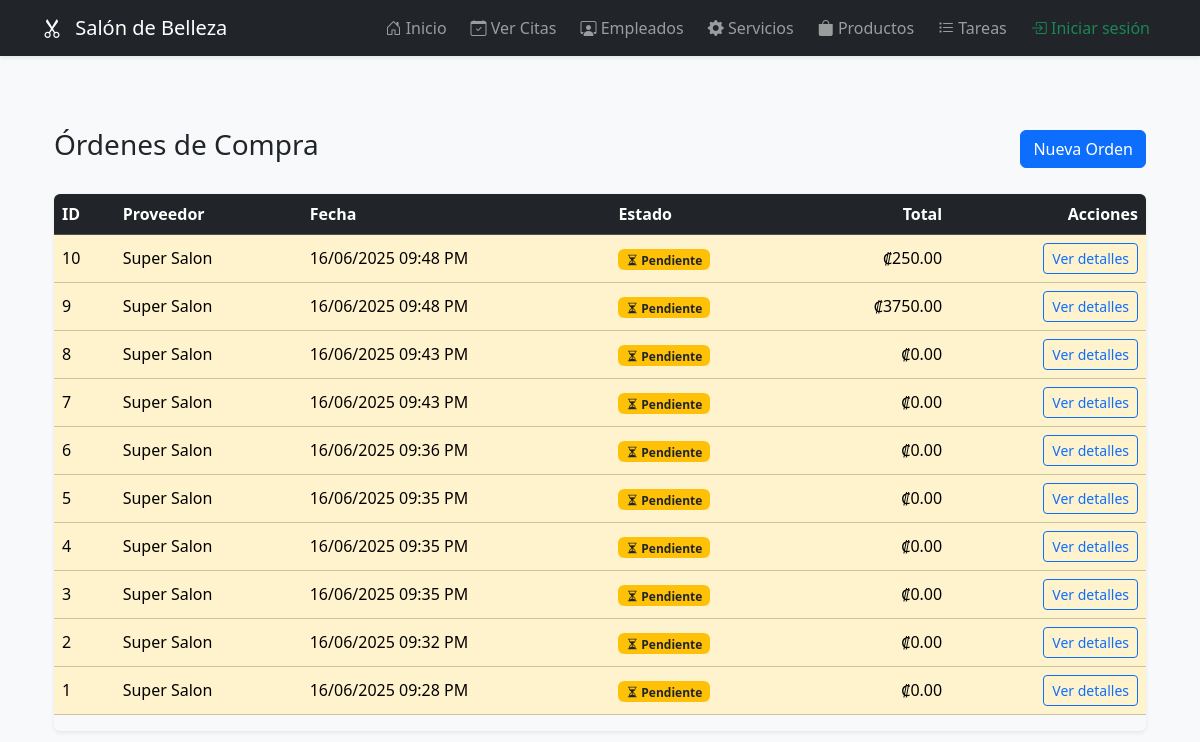
The page /ordenes on the database as committed earlier.
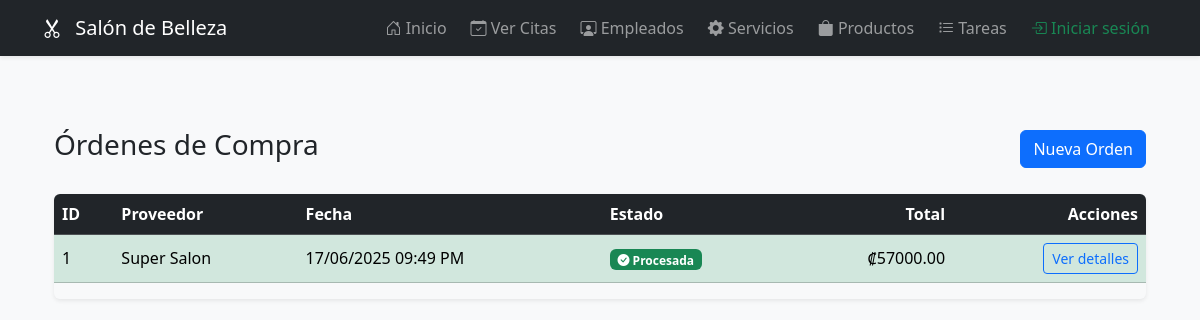
The same page on the database as committed later.
### models.py (models this page shows)
class OrdenCompra(db.Model):
    __tablename__ = 'ordenes_compra'
    id = db.Column(db.Integer, primary_key=True)
    proveedor_id = db.Column(db.Integer, db.ForeignKey('proveedores.id'), nullable=False)
    fecha_creacion = db.Column(db.DateTime, default=datetime.utcnow, nullable=False)
    estado = db.Column(db.String(50), default='pendiente')
    total = db.Column(db.Float, default=0.0)
    proveedor = db.relationship('Proveedor', backref='ordenes', lazy=True)
    detalles = db.relationship('DetalleOrdenCompra', backref='orden', lazy=True, cascade='all, delete-orphan')

class Proveedor(db.Model):
    __tablename__ = 'proveedores'  # <-- esto es clave
    id = db.Column(db.Integer, primary_key=True)
    nombre = db.Column(db.String(100), nullable=False)
    contacto = db.Column(db.String(100))
    telefono = db.Column(db.String(20))
    email = db.Column(db.String(100))
    direccion = db.Column(db.String(200))

### main.py (the view)
@app.route('/ordenes')
def listar_ordenes():
    ordenes = OrdenCompra.query.order_by(OrdenCompra.fecha_creacion.desc()).all()
    return render_template('/admin/ordenes.html', ordenes=ordenes)

### templates/admin/ordenes.html
{% extends 'admin/layout.html' %}
{% block content %}
<div class="container my-5">
  <div class="d-flex justify-content-between align-items-center mb-4">
    <h1 class="h3">Órdenes de Compra</h1>
    <a href="{{ url_for('nueva_orden') }}" class="btn btn-primary">Nueva Orden</a>
  </div>
  <div class="table-responsive shadow-sm rounded">
    <table class="table align-middle">
      <thead class="table-dark">
        <tr>
          <th>ID</th>
          <th>Proveedor</th>
          <th>Fecha</th>
          <th>Estado</th>
          <th class="text-end">Total</th>
          <th class="text-end">Acciones</th>
        </tr>
      </thead>
      <tbody>
        {% for orden in ordenes %}
          <tr
            {% if orden.estado == 'pendiente' %}
              class="table-warning"
            {% elif orden.estado == 'procesada' %}
              class="table-success"
            {% elif orden.estado == 'cancelada' %}
              class="table-danger"
            {% endif %}
          >
            <td>{{ orden.id }}</td>
            <td>{{ orden.proveedor.nombre }}</td>
            <td>{{ orden.fecha_creacion.strftime('%d/%m/%Y %I:%M %p') }}</td>
            <td>
              {% if orden.estado == 'pendiente' %}
                <span class="badge bg-warning text-dark"><i class="bi bi-hourglass-split"></i> Pendiente</span>
              {% elif orden.estado == 'procesada' %}
                <span class="badge bg-success"><i class="bi bi-check-circle-fill"></i> Procesada</span>
              {% elif orden.estado == 'cancelada' %}
                <span class="badge bg-danger"><i class="bi bi-x-circle-fill"></i> Cancelada</span>
              {% else %}
                <span class="badge bg-secondary">{{ orden.estado|capitalize }}</span>
              {% endif %}
            </td>
            <td class="text-end">₡{{ "%.2f"|format(orden.total) }}</td>
            <td class="text-end">
              <a href="{{ url_for('detalle_orden', id=orden.id) }}" class="btn btn-sm btn-outline-primary">
                Ver detalles
              </a>
            </td>
          </tr>
        {% else %}
          <tr>
            <td colspan="6" class="text-center">No hay órdenes registradas.</td>
          </tr>
        {% endfor %}
      </tbody>
    </table>
  </div>
</div>
<link rel="stylesheet" href="https://cdn.jsdelivr.net/npm/bootstrap-icons@1.10.5/font/bootstrap-icons.css">
{% endblock %}

Rows that differ between the two databases and show on the page:
removed OrdenCompra: id "10", proveedor.nombre "Super Salon", fecha_creacion "16/06/2025 09:48 PM", estado "pendiente" (drawn), total "250.00"
removed OrdenCompra: id "9", proveedor.nombre "Super Salon", fecha_creacion "16/06/2025 09:48 PM", estado "pendiente" (drawn), total "3750.00"
removed OrdenCompra: id "8", proveedor.nombre "Super Salon", fecha_creacion "16/06/2025 09:43 PM", estado "pendiente" (drawn), total "0.00"
removed OrdenCompra: id "7", proveedor.nombre "Super Salon", fecha_creacion "16/06/2025 09:43 PM", estado "pendiente" (drawn), total "0.00"
removed OrdenCompra: id "6", proveedor.nombre "Super Salon", fecha_creacion "16/06/2025 09:36 PM", estado "pendiente" (drawn), total "0.00"
removed OrdenCompra: id "5", proveedor.nombre "Super Salon", fecha_creacion "16/06/2025 09:35 PM", estado "pendiente" (drawn), total "0.00"
removed OrdenCompra: id "4", proveedor.nombre "Super Salon", fecha_creacion "16/06/2025 09:35 PM", estado "pendiente" (drawn), total "0.00"
removed OrdenCompra: id "3", proveedor.nombre "Super Salon", fecha_creacion "16/06/2025 09:35 PM", estado "pendiente" (drawn), total "0.00"
removed OrdenCompra: id "2", proveedor.nombre "Super Salon", fecha_creacion "16/06/2025 09:32 PM", estado "pendiente" (drawn), total "0.00"
changed OrdenCompra "Super Salon": fecha_creacion "16/06/2025 09:28 PM" → "17/06/2025 09:49 PM"; total "0.00" → "57000.00"; estado "Pendiente" → "Procesada"
